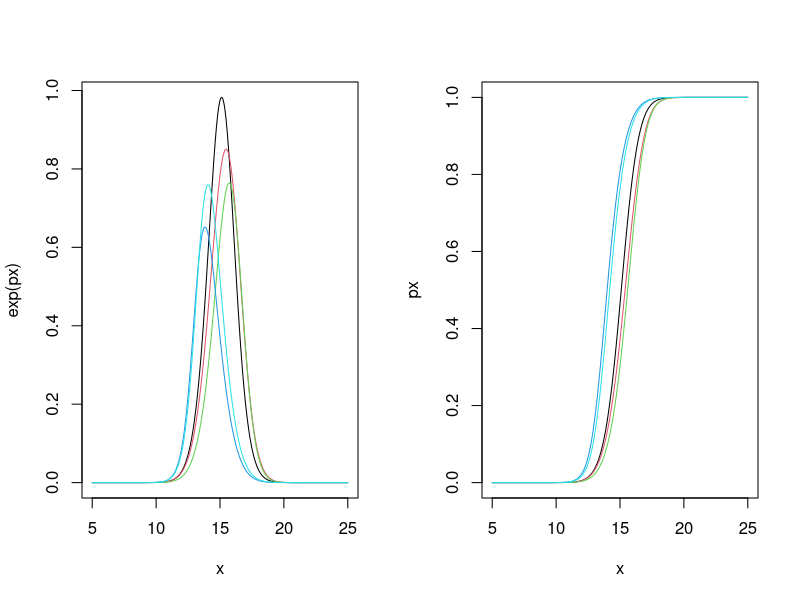
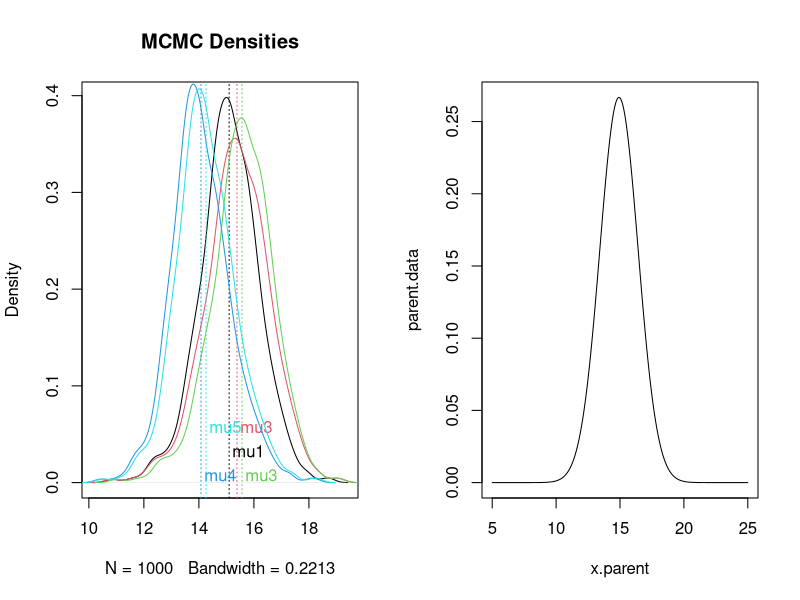

R code for these plots, in order:
## ---- chunk 1
require(tufte)
require(knitr)
require(dplyr)
require(reshape2)
require(tidyr)
opts_chunk$set(fig.align = 'center', fig.height = 6, fig.width = 12, collapse = TRUE, highlight = TRUE)
## ---- chunk 2
row.symbols = c(ni='n\U1D62', ybar='y\u0305\U1D62', sigmaSq="s\U00B2\U1D62")
q3.table = matrix(c(16, 15.3, 8.2, 19, 16.2, 12.3, 14, 16.4, 7.9, 12, 13.2, 5.2, 8, 13.5, 6.2), 3, 5)
colnames(q3.table) = c("1", "2", "3","4", "5")
row.labels = c(row.symbols['ni'], row.symbols['ybar'], row.symbols['sigmaSq'])
rownames(q3.table) = row.labels
kable(q3.table, align = rep(c("c","c"), dim(q3.table)[2] + 1), caption = "Corn Yield Data by Grower", escape = TRUE)
## ---- chunk 3

n <- c(16, 19, 14, 12, 8)
y.bar <- c(15.3, 16.2, 16.4, 13.2, 13.5)
sig2 <- c(8.2, 12.3, 7.9, 5.2, 6.2)

## ---- chunk 4
x <- seq(5, 25, by=0.001)
mu <- mean(y.bar) # 14.92
tau <- sqrt(var(y.bar)) # 1.49566...
par(mfrow = c(1,2))
pdf.data <- matrix(nrow=5,ncol=20001)
for(k in 1:5){
  px <- -(x-mu)^2/(2*tau^2)-3/2*log(1+(3*(x-y.bar[k])^2)/(2*sig2[k]))
  pdf.data[k,] <- px
  if(k==1){
    plot(x,exp(px),type='l',col=k)
  } else {
    lines(x,exp(px),type='l', col = k)
  }
}
cdf.data <- matrix(nrow=5,ncol=20001)
for(k in 1:5) {
  px <- -(x-mu)^2/(2*tau^2) -3/2*log(1+(3*(x-y.bar[k])^2)/(2*sig2[k]))
  cdf.data[k,] <- exp(px)/sum(exp(px))
}

for(k in 1:5) {
  px <- cumsum(cdf.data[k,])
  if(k==1) {
    plot(x,px,type='l', col=k)
  } else {
    lines(x,px,type='l', col = k)
  }
}
## ---- chunk 5
cdf1 <- cumsum(cdf.data[1,])
cdf2 <- cumsum(cdf.data[2,])
cdf3 <- cumsum(cdf.data[3,])
cdf4 <- cumsum(cdf.data[4,])
cdf5 <- cumsum(cdf.data[5,])

u=runif(1000,0,1)
mu1=0;mu2=0;mu3=0;mu4=0;mu5=0

for(j in 1:1000){
 st=0;k=1
 while(st==0) {
  if(cdf1[k]<u[j]&cdf1[k+1]>u[j]) {
    mu1[j] <- x[k]
    st <- 1
  } else {
    k <- k+1
    }
  }
}

for(j in 1:1000){
 st=0;k=1
 while(st==0) {
  if(cdf2[k]<u[j]&cdf2[k+1]>u[j]) {
    mu2[j] <- x[k]
    st <- 1
  } else {
    k <- k+1
  }
 }
}

for(j in 1:1000){
 st=0;k=1
 while(st==0) {
  if(cdf3[k]<u[j]&cdf3[k+1]>u[j]) {
    mu3[j] <- x[k]
    st <- 1
  } else {
    k <- k+1
  }
 }
}

for(j in 1:1000){
 st=0;k=1
 while(st==0) {
  if(cdf4[k]<u[j]&cdf4[k+1]>u[j]) {
    mu4[j] <- x[k]
    st <- 1
  } else {
    k <- k+1
  }
 }
}

for(j in 1:1000){
 st=0;k=1
 while(st==0) {
  if(cdf5[k]<u[j]&cdf5[k+1]>u[j]) {
    mu5[j] <- x[k]
    st <- 1
  } else {
    k <- k+1
  }
 }
}
## ---- chunk 6
grower <- c(1,2,3,4,5)
means <- c(mean(mu1),mean(mu2),mean(mu3),mean(mu4),mean(mu5))
cil <- c(
  quantile(mu1,0.025),
  quantile(mu2,0.025),
  quantile(mu3,0.025),
  quantile(mu4,0.025),
  quantile(mu5,0.025)
  )
  
ciu <- c(
  quantile(mu1,0.975),
  quantile(mu2,0.975),
  quantile(mu3,0.975),
  quantile(mu4,0.975),
  quantile(mu5,0.975)
  )
int.data <- cbind(grower, means,cil,ciu)
kable(int.data, row.names = FALSE, col.names = c("Grower","Mean","2.5%","97.5%"))
## ---- chunk 7
plot(density(mu1),type='l',col=1, main="MCMC Densities")
text(mean(mu1),0.025, "mu1", col = 1, adj = c(-0.1, -0.1))
abline(v=mean(mu1), lty=3, col = 1)
lines(density(mu2),col=2)
text(mean(mu2),0.05, "mu3", col = 2, adj = c(-0.1, -0.1))
abline(v=mean(mu2), lty=3, col = 2)
lines(density(mu3),col=3)
text(mean(mu3),0, "mu3", col = 3, adj = c(-0.1, -0.1))
abline(v=mean(mu3), lty=3, col = 3)
lines(density(mu4),col=4)
text(mean(mu4),0, "mu4", col = 4, adj = c(-0.1, -0.1))
abline(v=mean(mu4), lty=3, col = 4)
lines(density(mu5),col=5)
text(mean(mu5),0.05, "mu5", col = 5, adj = c(-0.1, -0.1))
abline(v=mean(mu5), lty=3, col = 5)


## ---- chunk 8
x.parent <- seq(5,25,by=0.001)
parent.data <- dnorm(x.parent,mu,tau)
plot(x.parent,parent.data, type = 'l')
## ---- chunk 9
# Grower 1
mu1.p <- round(mean(x.parent<mean(mu1))*100,2)
# Grower 2
mu2.p <- round(mean(x.parent<mean(mu2))*100,2)
# Grower 3
mu3.p <- round(mean(x.parent<mean(mu3))*100,2)
# Grower 4
mu4.p <- round(mean(x.parent<mean(mu4))*100,2)
# Grower 5
mu5.p <- round(mean(x.parent<mean(mu5))*100,2)
## ---- chunk 10
row.n <- c("Percentile")
parent.perc <- cbind(row.n, mu1.p,mu2.p,mu3.p,mu4.p,mu5.p)
kable(parent.perc, col.names = c("Grower","1","2","3","4","5"))
## ---- chunk 11

probs <- matrix(nrow = 5, ncol = 5)
n <- 1000
probs[1,1] <- length(mu1[mu1>mu1])/n # 0
probs[1,2] <- length(mu1[mu1>mu2])/n # 0
probs[1,3] <- length(mu1[mu1>mu3])/n # 0
probs[1,4] <- length(mu1[mu1>mu4])/n # 1
probs[1,5] <- length(mu1[mu1>mu5])/n # 1

probs[2,1] <- length(mu2[mu2>mu1])/n # 1
probs[2,2] <- length(mu2[mu2>mu2])/n # 0
probs[2,3] <- length(mu2[mu2>mu3])/n # 0.01
probs[2,4] <- length(mu2[mu2>mu4])/n # 1
probs[2,5] <- length(mu2[mu2>mu5])/n # 1

probs[3,1] <- length(mu3[mu3>mu1])/n # 1
probs[3,2] <- length(mu3[mu3>mu2])/n # 0.99
probs[3,3] <- length(mu3[mu3>mu3])/n # 0
probs[3,4] <- length(mu3[mu3>mu4])/n # 1
probs[3,5] <- length(mu3[mu3>mu5])/n # 1

probs[4,1] <- length(mu4[mu4>mu1])/n # 0
probs[4,2] <- length(mu4[mu4>mu2])/n # 0
probs[4,3] <- length(mu4[mu4>mu3])/n # 0
probs[4,4] <- length(mu4[mu4>mu4])/n # 0
probs[4,5] <- length(mu4[mu4>mu5])/n # 0

probs[5,1] <- length(mu5[mu5>mu1])/n # 0
probs[5,2] <- length(mu5[mu5>mu2])/n # 0
probs[5,3] <- length(mu5[mu5>mu3])/n # 0
probs[5,4] <- length(mu5[mu5>mu4])/n# 1
probs[5,5] <- length(mu5[mu5>mu5])/n # 0
## ---- chunk 12
# Grower 1
length(mu1[mu1>mu2&mu1>mu3&mu1>mu4&mu1>mu5])/n
# Grower 2
length(mu2[mu2>mu1&mu2>mu3&mu2>mu4&mu2>mu5])/n
# Grower 3
length(mu3[mu3>mu1&mu3>mu2&mu3>mu4&mu3>mu5])/n
# Grower 4
length(mu4[mu4>mu1&mu4>mu2&mu4>mu3&mu4>mu5])/n
# Grower 5
length(mu5[mu5>mu1&mu5>mu2&mu5>mu3&mu5>mu4])/n
## ---- chunk 13
# Probability that mean of Grower A (Row) is greater than mean of Grower B (Column)
colnames(probs) <- c("1","2","3","4","5")
rownames(probs) <- c("1","2","3","4","5")
probs.m <- melt(probs)

probs.m <- as.data.frame(probs.m)
names(probs.m) <- c("GrowerA", "GrowerB", "Pr")
probs.m <- probs.m %>%
  arrange(GrowerA,desc(Pr))

kable(probs.m, row.names = FALSE, col.names = c("Grower A", "Grower B", "Pr(A>B)"))
length(mu3[mu3<mu2&mu3>mu1&mu3>mu5&mu3>mu4])/n
length(mu2[mu2<mu3&mu2<mu1&mu2>mu5&mu2>mu4])/n
length(mu1[mu1<mu3&mu1>mu2&mu1>mu5&mu1>mu4])/n
## ---- chunk 14
length(mu3[mu3>mu2&mu3>mu1&mu3>mu5&mu3>mu4])/n
length(mu2[mu2<mu3&mu2>mu1&mu2>mu5&mu2>mu4])/n
length(mu1[mu1<mu3&mu1<mu2&mu1>mu5&mu1>mu4])/n
length(mu5[mu5<mu3&mu5<mu2&mu5<mu1&mu5>mu4])/n
length(mu4[mu4<mu3&mu4<mu2&mu4<mu1&mu4<mu5])/n
length(mu3[mu3<mu2&mu3>mu1&mu3>mu5&mu3>mu4])/n
length(mu2[mu2<mu3&mu2<mu1&mu2>mu5&mu2>mu4])/n
length(mu1[mu1<mu3&mu1>mu2&mu1>mu5&mu1>mu4])/n
## ---- chunk 15
length(mu3[mu3>mu2&mu3>mu1&mu3>mu5&mu3>mu4])/n
length(mu2[mu2<mu3&mu2>mu1&mu2>mu5&mu2>mu4])/n
length(mu1[mu1<mu3&mu1<mu2&mu1>mu5&mu1>mu4])/n
length(mu5[mu5<mu3&mu5<mu2&mu5<mu1&mu5>mu4])/n
length(mu4[mu4<mu3&mu4<mu2&mu4<mu1&mu4<mu5])/n
